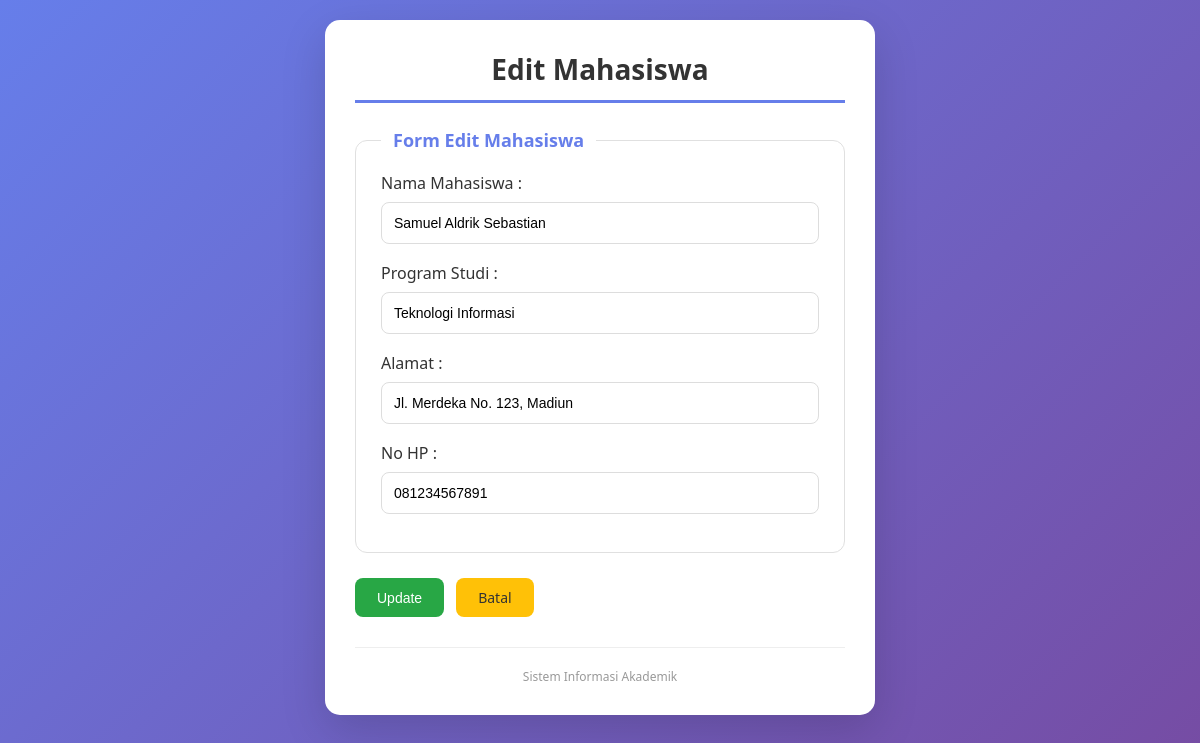
The app's page /Mahasiswa/editmahasiswa.php?id=2023001001 with its own data.
### tables this page shows
CREATE TABLE IF NOT EXISTS t_mahasiswa (
    npm INT(11) NOT NULL,
    namaMhs VARCHAR(50) NOT NULL,
    prodi VARCHAR(25) NOT NULL,
    alamat VARCHAR(70) NOT NULL,
    noHP VARCHAR(25) NOT NULL,
    PRIMARY KEY (npm)
);

### Mahasiswa/editmahasiswa.php (the view, shortened to what this page needs)
<?php
include "../koneksi.php";
$id = isset($_GET['id']) ? mysqli_real_escape_string($link, $_GET['id']) : 0;
$query = "SELECT * FROM t_mahasiswa WHERE npm = '$id'";
$result = mysqli_query($link, $query);
$data = mysqli_fetch_assoc($result);
?>
<!DOCTYPE html>
<html lang="id">
<head>
    <link rel="stylesheet" href="../style.css">
</head>
<body>
    <div class="container-form">
        <h1>Edit Mahasiswa</h1>
        <form action="update.php" method="post">
            <fieldset>
                <legend>Form Edit Mahasiswa</legend>
                <label>Nama Mahasiswa :</label>
                <input type="text" name="namaMhs" value="<?php echo htmlspecialchars($data['namaMhs']); ?>" required>
                <label>Program Studi :</label>
                <input type="text" name="prodi" value="<?php echo htmlspecialchars($data['prodi']); ?>" required>
                <label>Alamat :</label>
                <input type="text" name="alamat" value="<?php echo htmlspecialchars($data['alamat']); ?>" required>
                <label>No HP :</label>
                <input type="text" name="noHP" value="<?php echo htmlspecialchars($data['noHP']); ?>">
            </fieldset>
            <div style="display: flex; gap: 12px;">
                <button type="submit" name="submit" class="btn btn-add">Update</button>
                <a href="index.php" class="btn btn-edit">Batal</a>
            </div>
        </form>
        <div class="footer"><p>Sistem Informasi Akademik</p></div>
    </div>
</body>
</html>

### style.css (style rules this page uses)
* { margin: 0; padding: 0; box-sizing: border-box; }
body { font-family: 'Segoe UI', Tahoma, Geneva, Verdana, sans-serif; background: linear-gradient(135deg, #667eea 0%, #764ba2 100%); min-height: 100vh; padding: 20px; }
.container-form { max-width: 550px; margin: 0 auto; background: white; border-radius: 15px; padding: 30px; box-shadow: 0 15px 45px rgba(0,0,0,0.15); }
h1 { text-align: center; color: #333; margin-bottom: 25px; font-size: 28px; border-bottom: 3px solid #667eea; padding-bottom: 12px; }
fieldset { border: 1px solid #e0e0e0; border-radius: 12px; padding: 20px 25px; margin-bottom: 25px; }
legend { padding: 0 12px; font-weight: bold; color: #667eea; font-size: 18px; }
label { display: block; margin-bottom: 8px; font-weight: 500; color: #333; }
input[type="text"], input[type="number"], input[type="email"] { width: 100%; padding: 12px; margin-bottom: 18px; border: 1px solid #ddd; border-radius: 8px; font-size: 14px; }
.btn { display: inline-block; padding: 10px 22px; border: none; border-radius: 8px; cursor: pointer; font-size: 14px; font-weight: 500; text-decoration: none; transition: all 0.3s; }
.btn-add { background: #28a745; color: white; }
.btn-edit { background: #ffc107; color: #333; }
.footer { text-align: center; margin-top: 30px; padding-top: 20px; border-top: 1px solid #eee; color: #999; font-size: 12px; }

### records on screen
t_mahasiswa: namaMhs "Samuel Aldrik Sebastian", prodi "Teknologi Informasi", alamat "Jl. Merdeka No. 123, Madiun", noHP "081234567891"
